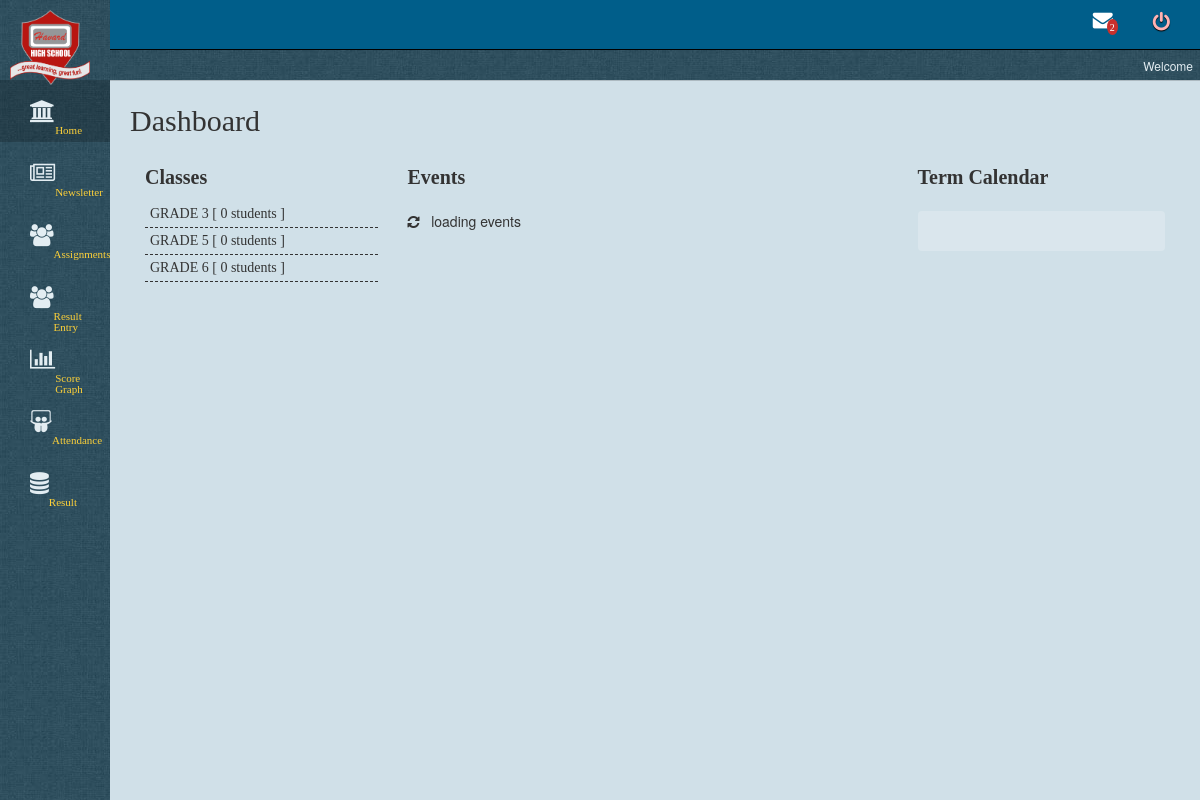
/portalAdmin/collegeportalteachers.php, run on an earlier commit of the app's database.
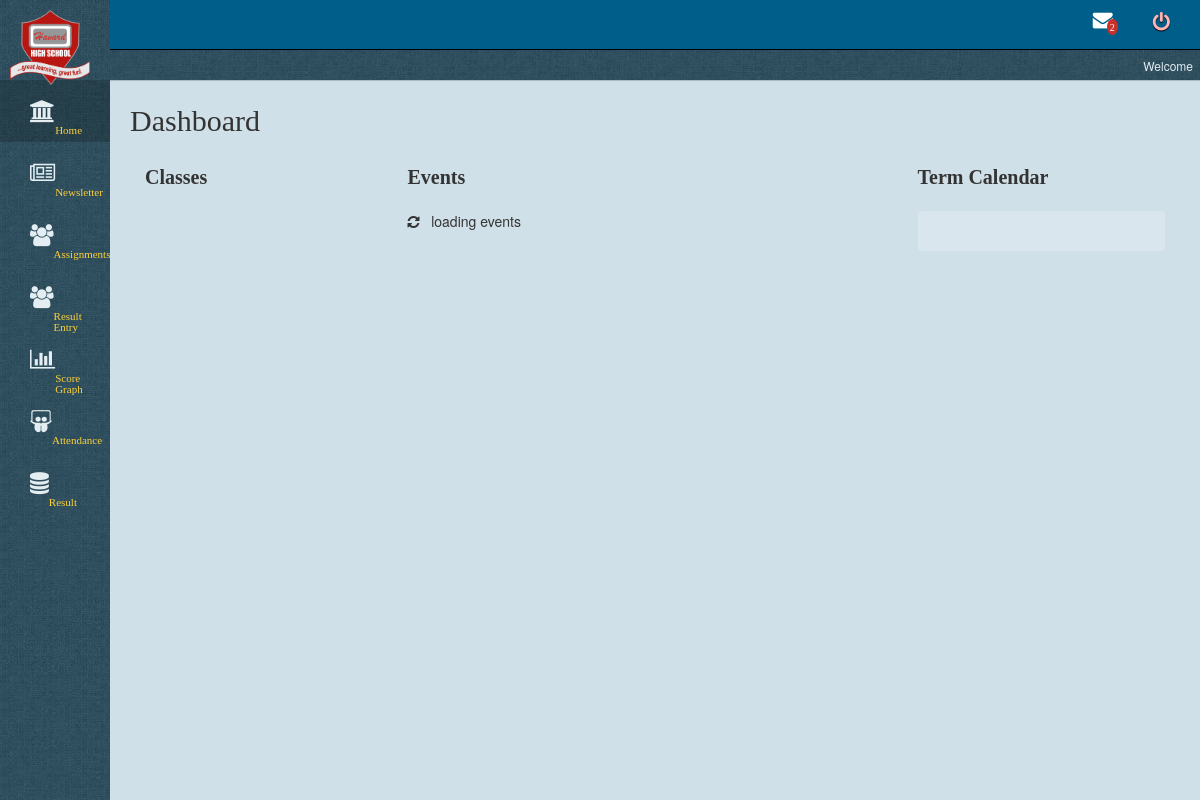
And on a later commit of the database.
### tables this page shows
CREATE TABLE `schclass` (
  `SN` int(11) NOT NULL,
  `ClassName` varchar(20) NOT NULL,
  `schooltype` int(1) NOT NULL,
  `addinfo` varchar(5) NOT NULL,
  `paymentcatid` int(2) NOT NULL,
  `ClassTeacher` varchar(50) NOT NULL,
  `reportcardtemplate` text NOT NULL
);

### portalAdmin/collegeportalteachers.php (the view, shortened to what the changed rows need)
<?php
include 'PHP/databaseSQLconnectn.php';
?>
<html>
    <head>
        <link href="CSS/hcs.css" rel="stylesheet" type="text/css"/>
        <link href="../CSS/bootstrap.min.css" rel="stylesheet" type="text/css"/>
        <link href="../CSS/fa/css/font-awesome.css" rel="stylesheet" type="text/css"/>
        <link href="JS/summernote.css" rel="stylesheet" type="text/css"/>
    </head>
    <body>
        <div class="clearfix">
            <div class="pull-right" style="width:calc(100% - 110px); background-color:#D0E0E8; min-height:100%">
                <div style='margin:20px'>
                    <div class='row' style='margin:0px; background-color:#D0E0E8; min-height:600px' id="home">
                        <div class="col-lg-3 col-md-4 col-sm-12 col-xs-12">
                            <div style="font-family:raleway; font-size:20px; font-weight:bold; margin-bottom:20px">
                                <div id="classteachers" style='margin-top:10px'>
                                    <table style="font-family:verdana; width:100%; font-size:12px">
                                        <?php
                                        $ct = $_SESSION['TeacherID'];
                                        $d = mysqli_query($w, "select * from schclass where ClassTeacher='$ct' order by ClassName ASC");
                                        while ($a = mysqli_fetch_array($d)) {
                                            $fdf = $a['ClassName'];
                                            $classid = $a['SN'];
                                            $u = mysqli_query($w, "select * from schstudent where ClassID='$classid'");
                                            echo "<tr><td class='tcmnt' style='padding:5px'>" . $fdf . " [ " . mysqli_num_rows($u) . " students ]</td></tr>";
                                        }
                                        ?>
                                    </table>
                                </div>
                            </div>
                        </div>
                    </div>
                </div>
            </div>
    </body>
</html>

What changed in the data, as far as the page shows it:
removed schclass: ClassName "GRADE 3", mysqli_num_rows($u) "0"
removed schclass: ClassName "GRADE 5", mysqli_num_rows($u) "0"
removed schclass: ClassName "GRADE 6", mysqli_num_rows($u) "0"
